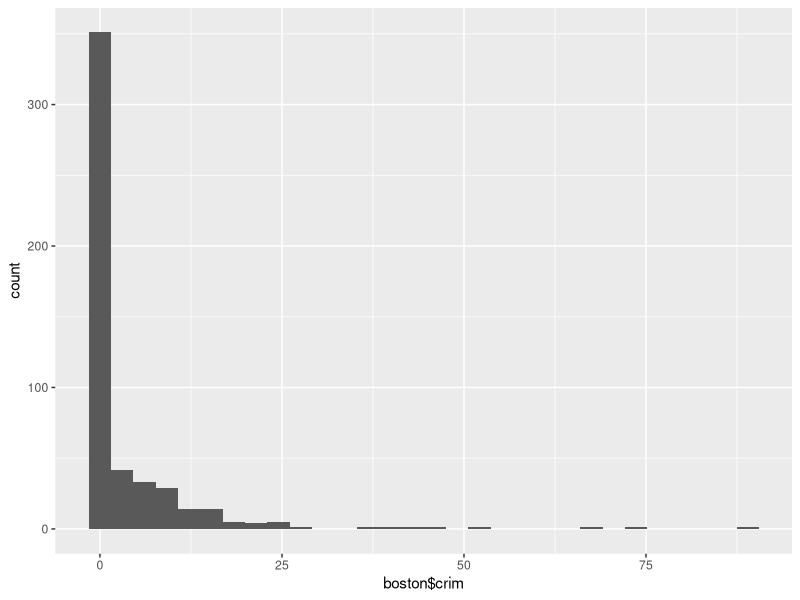
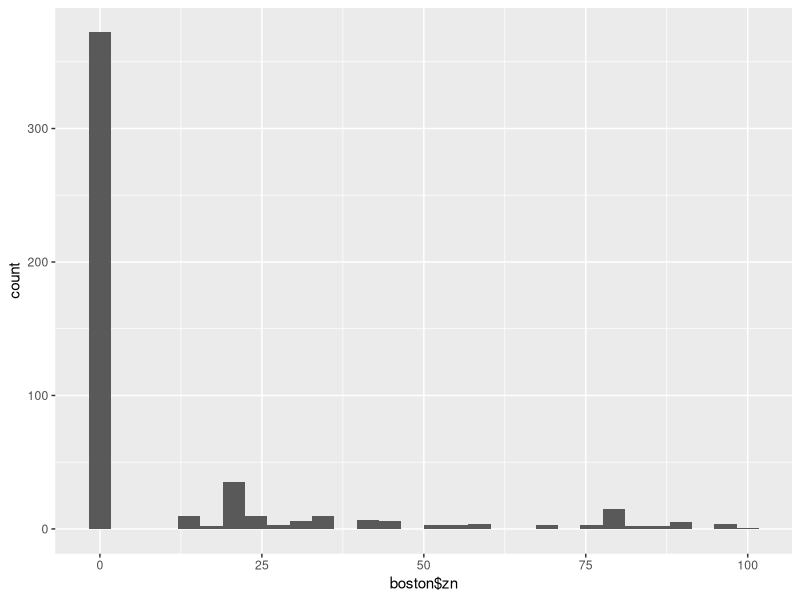
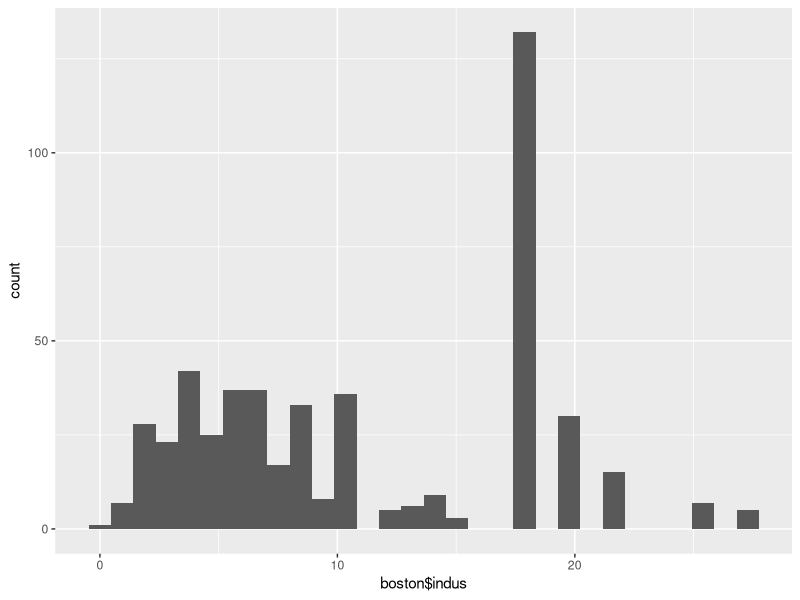
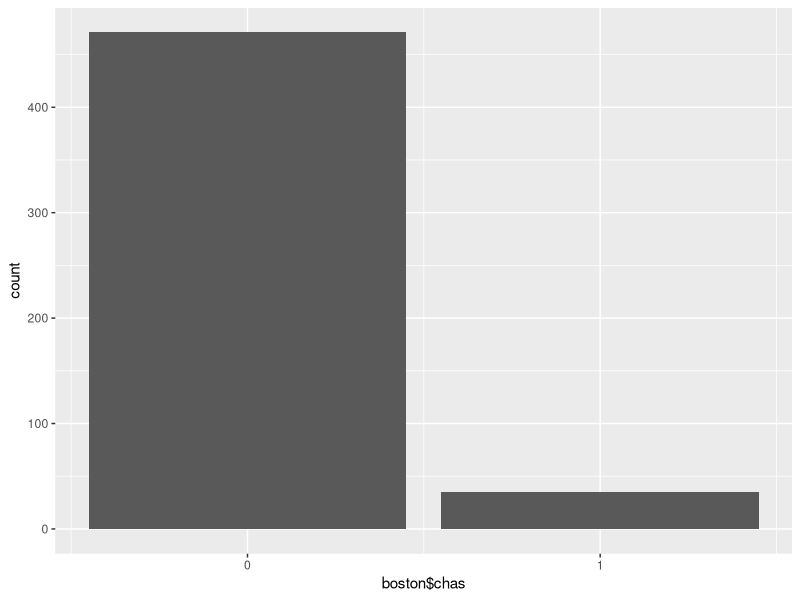
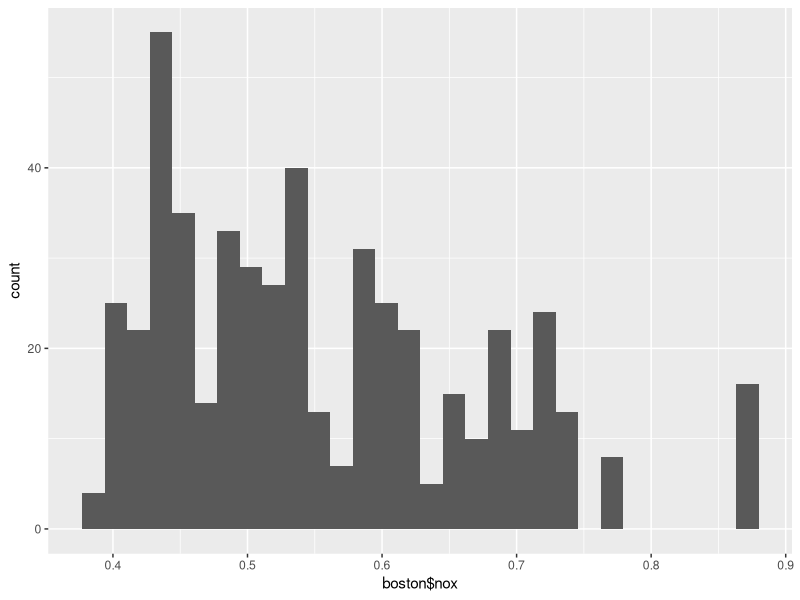
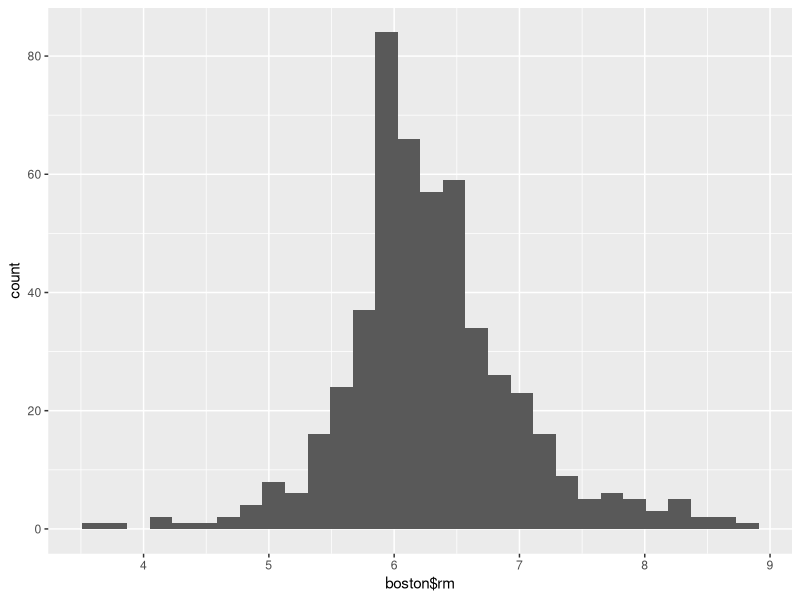
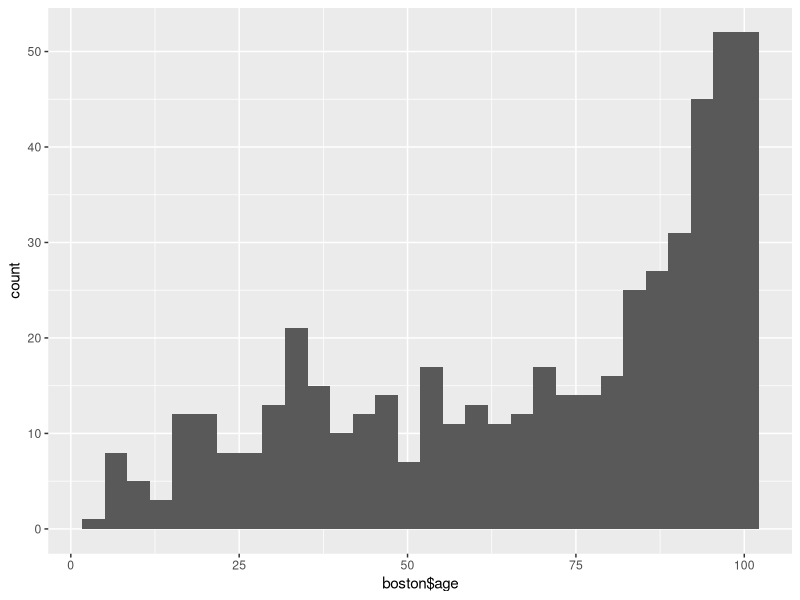
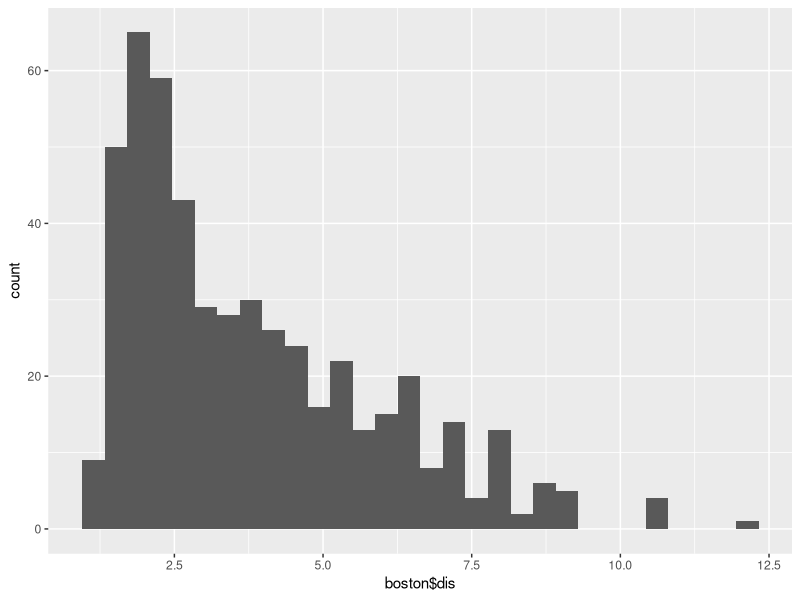

Write the R code that produced these figures, in order.
## ---- chunk 1
library(MASS)
library(corrplot)
library(ggplot2)

boston <- Boston

dim(boston)
str(boston)
summary(boston)
## ---- chunk 2
ggplot(data = boston, aes(boston$crim)) + geom_histogram()
ggplot(data = boston, aes(boston$zn)) + geom_histogram()
ggplot(data = boston, aes(boston$indus)) + geom_histogram()
ggplot(data = boston, aes(boston$chas)) + geom_bar() + scale_x_continuous(breaks = 0:1, labels=c("0","1"))
ggplot(data = boston, aes(boston$nox)) + geom_histogram()
ggplot(data = boston, aes(boston$rm)) + geom_histogram()
ggplot(data = boston, aes(boston$age)) + geom_histogram()
ggplot(data = boston, aes(boston$dis)) + geom_histogram()
ggplot(data = boston, aes(boston$rad)) + geom_bar()
ggplot(data = boston, aes(boston$tax)) + geom_histogram()
ggplot(data = boston, aes(boston$ptratio)) + geom_histogram()
ggplot(data = boston, aes(boston$black)) + geom_histogram()
ggplot(data = boston, aes(boston$lstat)) + geom_histogram()
ggplot(data = boston, aes(boston$medv)) + geom_histogram()


corrplot(cor(boston), method = "circle")
## ---- chunk 3
boston_scaled <- as.data.frame(scale(boston))
summary(boston_scaled)
## ---- chunk 4
bins <- quantile(boston_scaled$crim)
bins

crime <- cut(boston_scaled$crim, breaks = bins , label = c("low", "med_low", "med_high", "high"), include.lowest = TRUE)
table(crime)
boston_scaled <- dplyr::select(boston_scaled, -crim)

boston_scaled <- data.frame(boston_scaled, crime)

## ---- chunk 5
sample_size <- floor(0.80 * nrow(boston_scaled))
set.seed(42)
train_indices <- sample(seq_len(nrow(boston_scaled)), size = sample_size)

train <- boston_scaled[train_indices, ]
test <- boston_scaled[-train_indices, ]
## ---- chunk 6

lda.fit <- lda(crime ~., data = train)


lda.fit

# the function for lda biplot arrows
lda.arrows <- function(x, myscale = 1, arrow_heads = 0.1, color = "red", tex = 0.75, choices = c(1,2)){
  heads <- coef(x)
  arrows(x0 = 0, y0 = 0, 
         x1 = myscale * heads[,choices[1]], 
         y1 = myscale * heads[,choices[2]], col=color, length = arrow_heads)
  text(myscale * heads[,choices], labels = row.names(heads), 
       cex = tex, col=color, pos=3)
}

classes <- as.numeric(train$crime)

plot(lda.fit, col = classes, pch = classes, dimen = 2)
lda.arrows(lda.fit, myscale = 1)
## ---- chunk 7
correct_classes <- test$crime
test <- dplyr::select(test, -crime)

lda.pred <- predict(lda.fit, newdata = test)

# cross tabulate the results
table(correct = correct_classes, predicted =  lda.pred$class)

## ---- chunk 8
boston2 <- Boston
boston2_scaled <- scale(boston2)

boston2_dist <- dist(boston2_scaled)
summary(boston2_dist)
## ---- chunk 9
kms <- kmeans(boston2_scaled, centers = 5)
kms
## ---- chunk 10
k_max <- 10

twcss <- sapply(1:k_max, function(k){kmeans(boston2_scaled, k)$tot.withinss})

qplot(x = 1:k_max, y = twcss, geom = 'line')

## ---- chunk 11
kms2 <- kmeans(boston2_scaled, centers = 2)

pairs(boston2_scaled, col = kms$cluster)
pairs(boston2_scaled, col = kms2$cluster)
